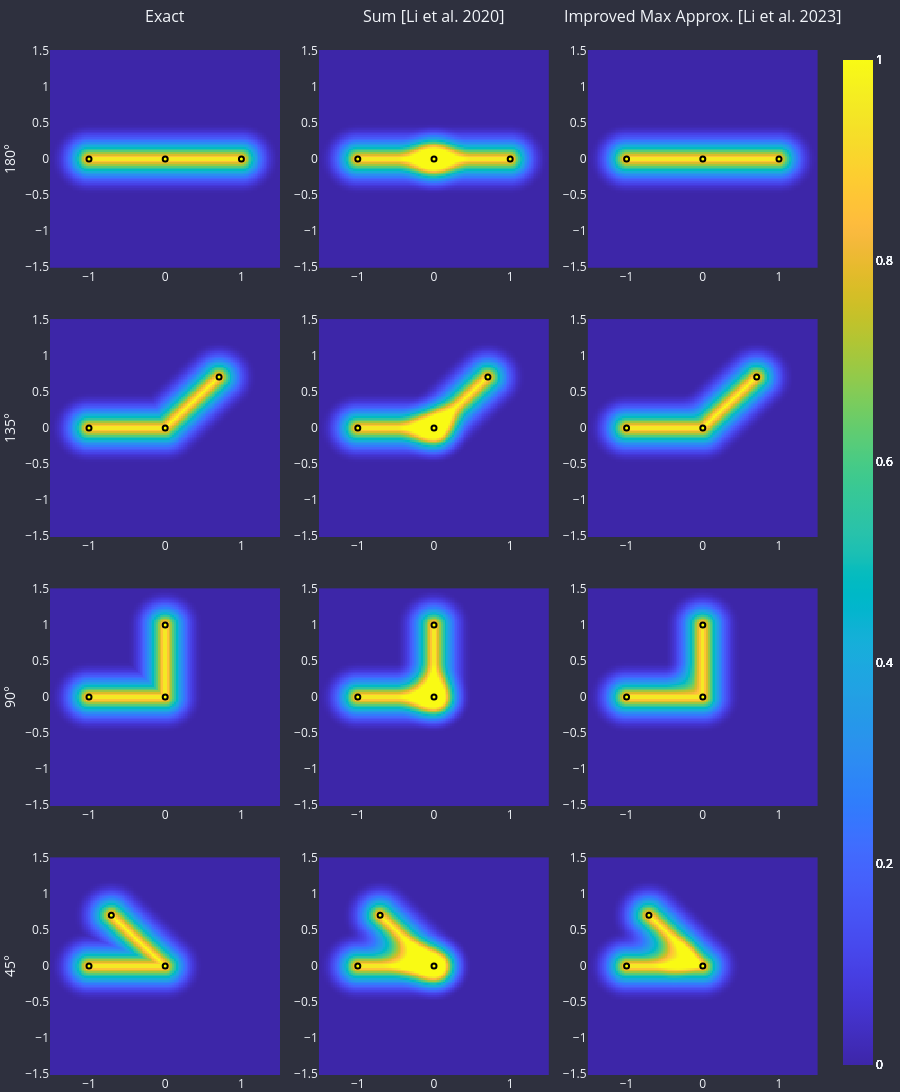

Here is the notebook cell this chart was saved with:
### Code cell
n = 128
xs = np.linspace(-1.5, 1.5, n)
ys = np.linspace(-1.5, 1.5, n)


def z(op):
    z = np.empty((n, n))
    for j, x in enumerate(xs):
        for i, y in enumerate(ys):
            z[i, j] = op(np.array([x, y]))  # - actual_max(np.array([x, y]))
    return z


num_cols = 3
titles = [
    "Exact",
    # "Lᵖ",
    "Sum [Li et al. 2020]",
    "Improved Max Approx. [Li et al. 2023]"
]
funcs = [
    actual_max,
    # Lp_max_approximator,
    sum_max_approximator,
    improved_max_approximator
]

fig = make_subplots(
    rows=4, cols=num_cols,
    subplot_titles=titles,
    horizontal_spacing=0.05, vertical_spacing=0.05
)
for i, annot in enumerate(fig.layout.annotations):
    annot.update(y=annot.y + 0.02)


def plot_row(row):
    for i, op in enumerate(funcs):
        fig.add_trace(go.Heatmap(
            z=z(op), x=xs, y=ys,
            # contours=dict(start=-1e-12, end=1),
            # zmin=0, zmax=0.12,
            zmin=0, zmax=1,
            # zmax=potential(2*dhat), zmin=potential(0),
            colorscale=parula,
            # line_smoothing=0
        ), row=row, col=i+1)
        fig.add_trace(go.Scatter(
            x=vertices[:, 0], y=vertices[:, 1], mode='markers',
            line=dict(width=2, color='black'),
            marker=dict(size=5, line=dict(
                width=2, color='black'), color='yellow'),
        ), row=row, col=i+1)


def update_angle(theta):
    vertices[2] = [cos(deg2rad(180 - theta)), sin(deg2rad(180 - theta))]


update_angle(180)
plot_row(1)
update_angle(135)
plot_row(2)
update_angle(90)
plot_row(3)
update_angle(45)
plot_row(4)

# yaxis_titles = dict(yaxis_title='180°', yaxis5_title='135°', yaxis9_title='90°', yaxis13_title='45°')
yaxis_titles = dict(yaxis_title='180°', yaxis4_title='135°',
                    yaxis7_title='90°', yaxis10_title='45°')

fig.update_layout(
    width=1200 * num_cols / 4, height=1200,
    **yaxis_titles,
    showlegend=False,
    template='plotly_dark',
    paper_bgcolor='#2e303e',
    plot_bgcolor='#2e303e',
    margin=dict(l=0, r=0, t=50, b=0),
)
fig.show()
fig.write_image("../docs/source/_static/img/improved_max_approx.png",
                width=1200 * num_cols / 4, height=1200, scale=2)
